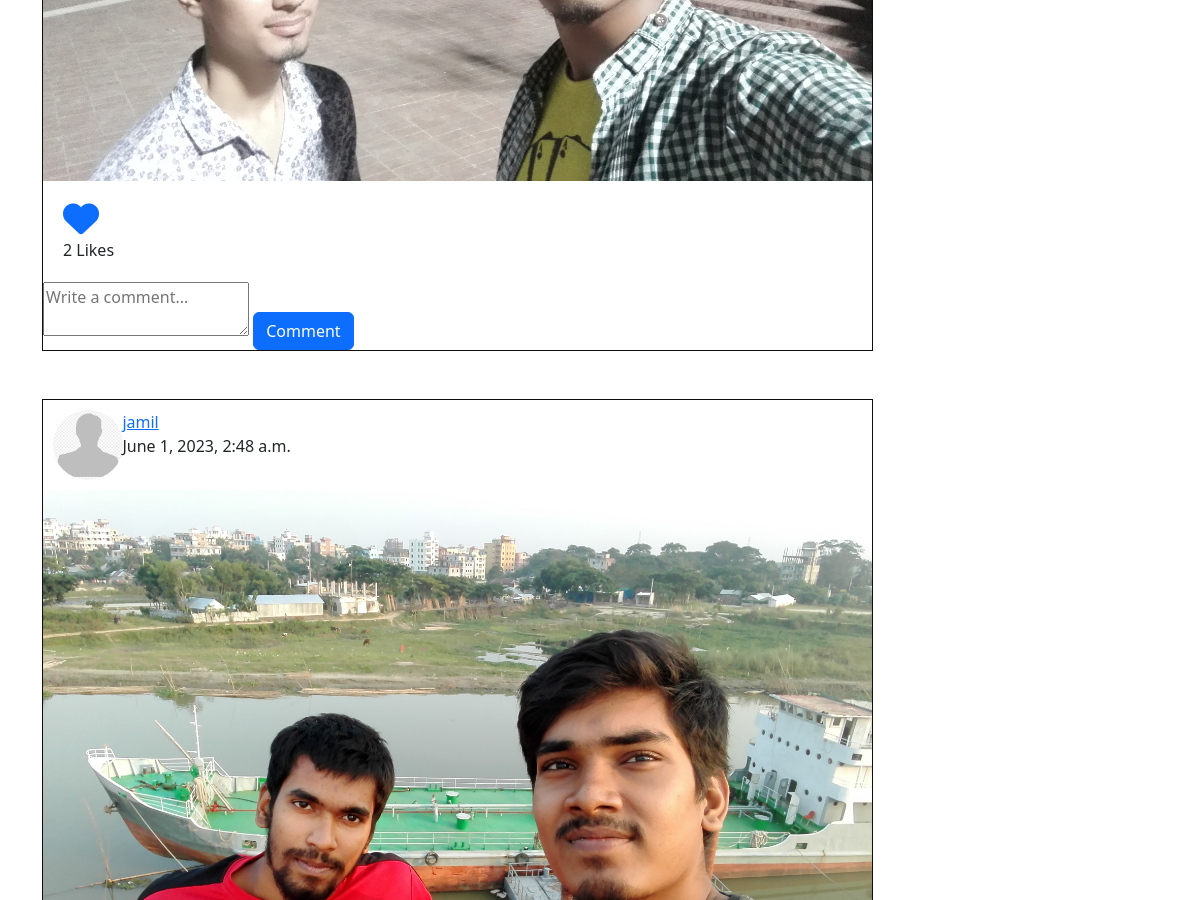
The app's page / (signed in, middle part), older data.
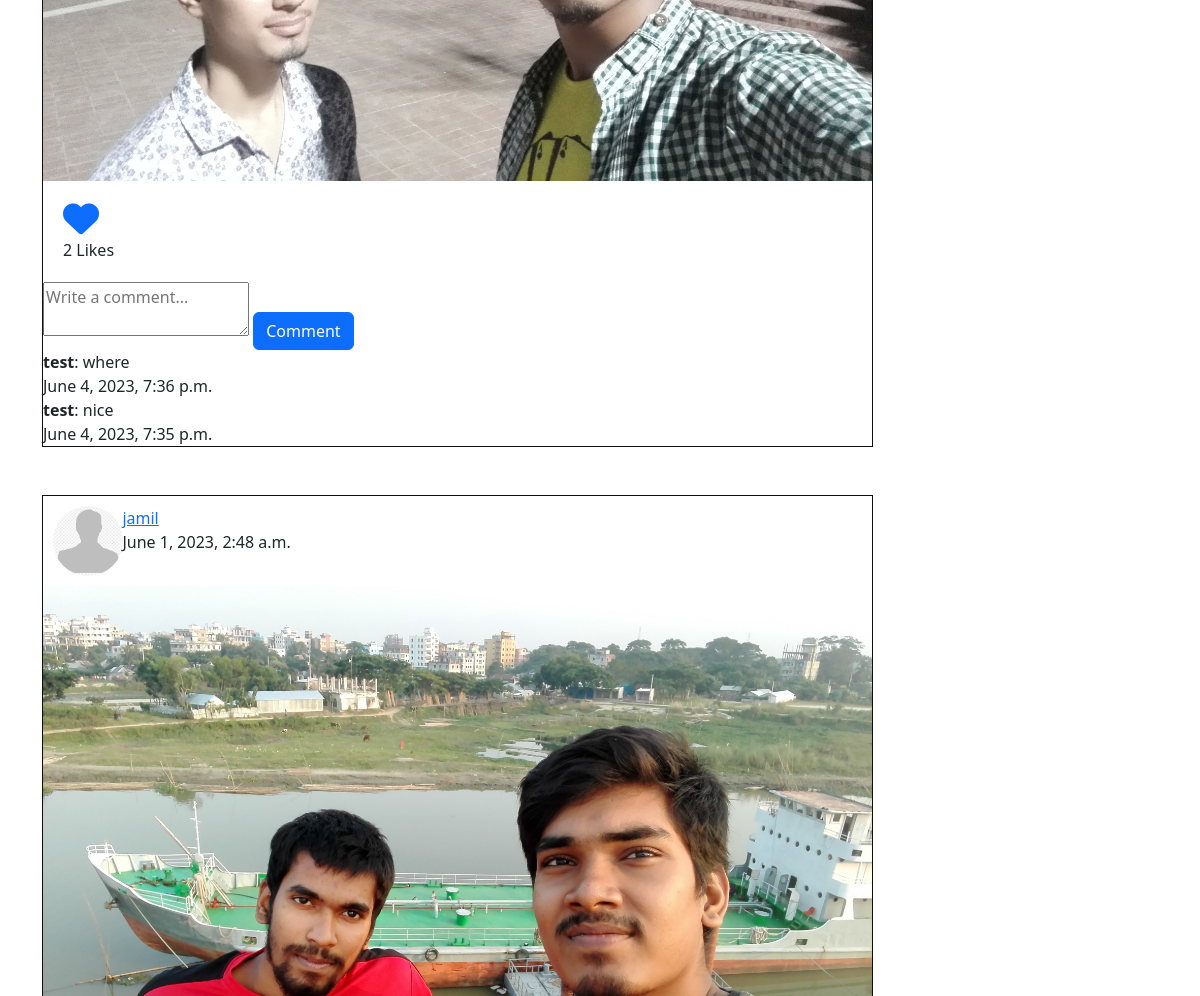
The same page, newer data.
### App_Post/models.py (models this page shows, shortened)
class Posts(models.Model):
    author = models.ForeignKey(User, on_delete=models.CASCADE, related_name='post')
    image = models.ImageField(upload_to='post_images')
    caption = models.CharField(max_length=264, blank= True)
    upload_date = models.DateTimeField(auto_now_add=True)
    update_date = models.DateTimeField(auto_now=True)
    class Meta:
        ordering=['-upload_date',]

class Comment(models.Model):
    post = models.ForeignKey(Posts, on_delete=models.CASCADE, related_name='comments')
    author = models.ForeignKey(User, on_delete=models.CASCADE)
    content = models.TextField()
    timestamp = models.DateTimeField(auto_now_add=True)
    class Meta:
        ordering = ['-timestamp']

### App_Post/views.py (the view)
# urls.py: path('', views.home, name='home'),
@login_required
def home(request):
    following_list=Follow.objects.filter(follower=request.user)
    posts=Posts.objects.filter(author__in=following_list.values_list('following'))
    liked_post= Like.objects.filter(user=request.user)
    liked_post_list=liked_post.values_list('post', flat=True)
    if request.method=='GET':
        search = request.GET.get('search',  ' ')
        result= User.objects.filter(username__icontains=search)
    return render(request,'App_Post/home.html',context={'title':'News Feed','search':search,'result':result,'posts':posts,'liked_post_list':liked_post_list})

### templates/App_Post/home.html (shortened to what this page needs)
{% extends 'navbar.html' %}
{% load crispy_forms_tags %}
{% block body_block %}
  <div class="row">
    <div class="col-sm-9">
        {% for post in posts %}
          <div class="posts">
            <div class="profile_link">
              <div class="row">
                <div class="col-sm-1">
                  {% if post.author.user_profile.profile_pic %}
                    <a href="{% url 'App_Login:user' username=post.author %}">
                      <img src="/media/{{ post.author.user_profile.profile_pic }}" width="70px" height="70px" class="rounded-circle"> </a>
                  {% else %}
                    <a href="{% url 'App_Login:user' username=post.author %}">
                      <img src="/media/default.png" width="70px" height="70px" class="rounded-circle"></a>
                  {% endif %}
                </div>
                <div class="col-sm-11">
                  <a href="{% url 'App_Login:user' username=post.author %}">{{ post.author }}</a>
                  <br>
                  {{ post.upload_date }}
                </div>
              </div>
            </div>
            <img src="/media/{{ post.image }}" width="100%">
            <div style="padding:20px">
              {% if post.pk in liked_post_list %}
                <a href="{% url 'App_Post:unlike' pk=post.pk %}"><i class="fa fa-heart" style="font-size: 36px;"></i></a>
              {% else %}
                <a href="{% url 'App_Post:liked' pk=post.pk %}"><i class="fa fa-heart-o" style="font-size: 36px;"></i></a>
              {% endif %}
              <br>{{ post.liked_post.count }} Likes
            </div>
            <div>
              <form method="POST" action="{% url 'App_Post:add_comment' post_id=post.pk %}">
                <textarea name="content" placeholder="Write a comment..." rows="2"></textarea>
                <button type="submit" class="btn btn-primary">Comment</button>
              </form>
              {% for comment in post.comments.all %}
                <div>
                  <strong>{{ comment.author.username }}</strong>: {{ comment.content }} <br>
                  {{comment.timestamp}}
                </div>
              {% endfor %}
            </div>
          </div>
          <br><br>
        {% endfor %}
    </div>
    <div class="col-sm-3">
    </div>
  </div>
{% endblock %}

Row changes from the older to the newer data that the page shows:
added Comment: author.username "test", content "where", timestamp "June 4, 2023, 7:36 p.m.", shown under Posts (number 1 of 2 on the later page)
added Comment: author.username "test", content "nice", timestamp "June 4, 2023, 7:35 p.m.", shown under Posts (number 1 of 2 on the later page)
